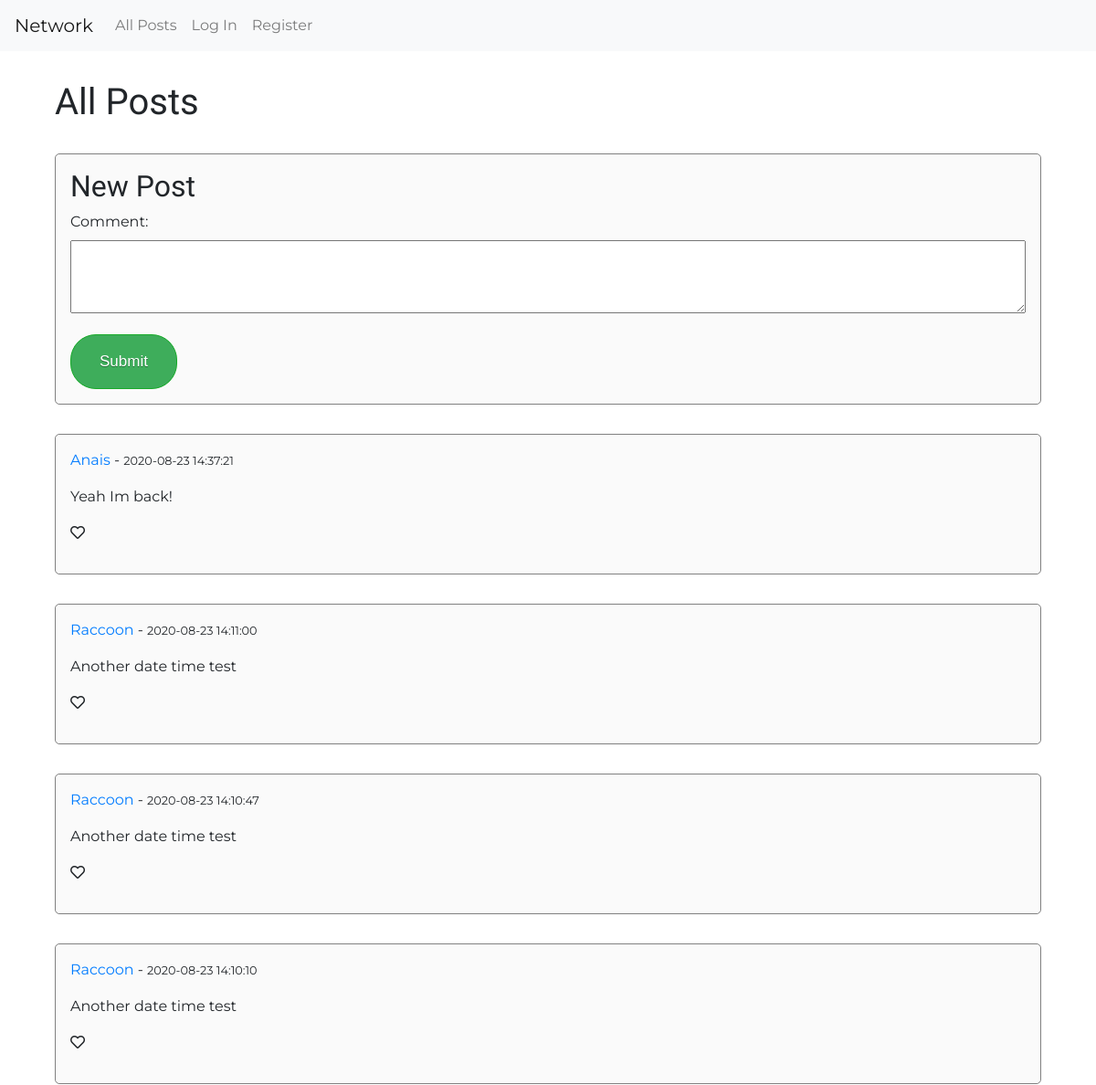
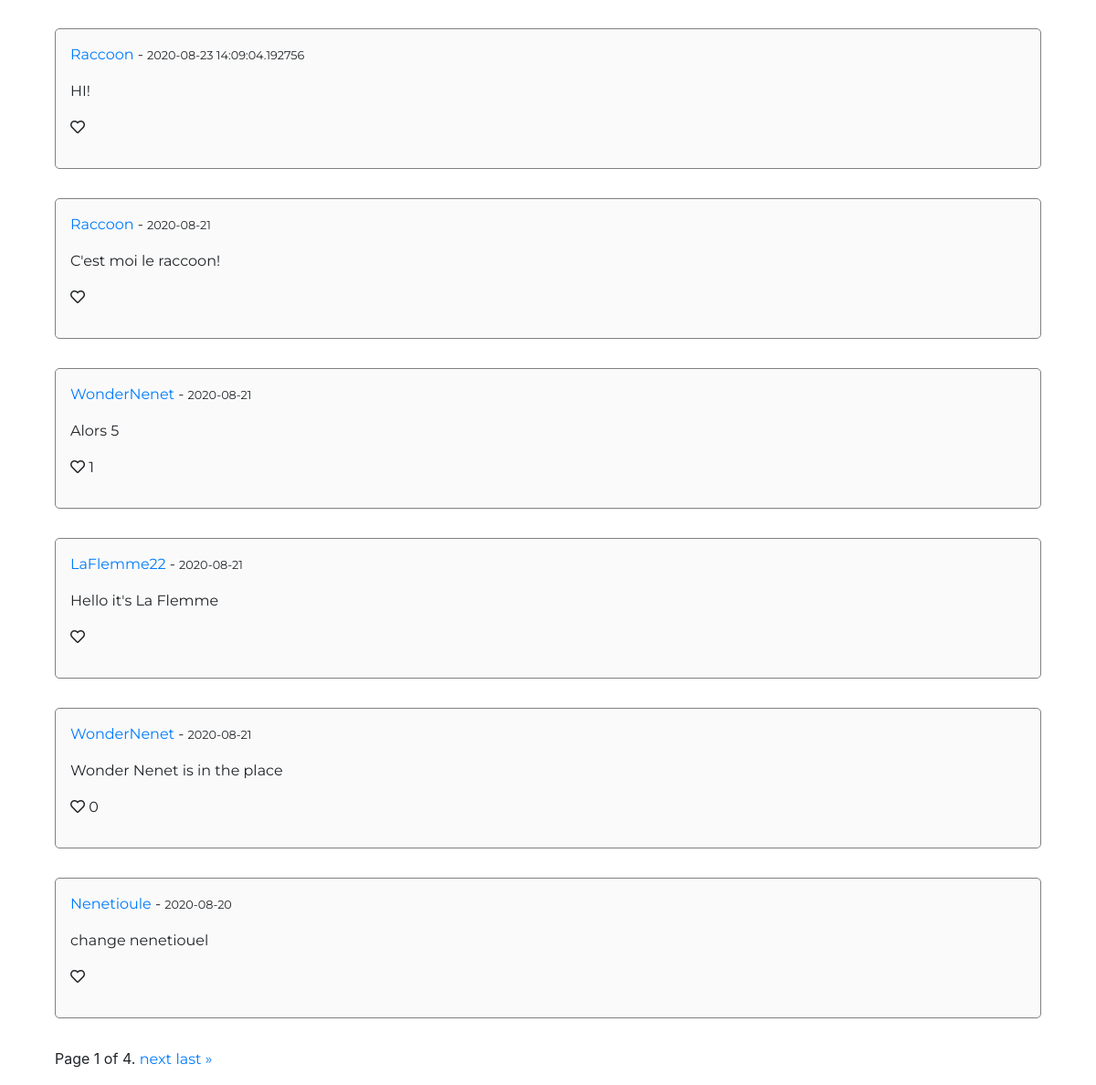
The page / on the database its author committed (2 pictures, top to bottom).
### network/models.py (models this page shows, shortened)
class Post(models.Model):
	post_id = models.AutoField(primary_key=True)
	post_username = models.CharField(max_length=100)
	post_user_id= models.CharField(max_length=11, blank=True, null=True)
	post_date = models.CharField(max_length=11, blank=True, null=True)
	post_message = models.CharField(max_length=600)
	post_likes = models.CharField(max_length=600)
	post_comments = models.CharField(max_length=600)

### network/views.py (the view, shortened to what this page needs)
# urls.py: path("", views.index, name="index"),
@csrf_protect
def index(request, *kwargs):
    auth_user = request.user
    post_comment = PostForm()
    posts = Post.objects.all().order_by('-post_id')
    paginator = Paginator(posts, 10)
    page_number = request.GET.get('page')
    page_obj = paginator.get_page(page_number)
    likes = Like.objects.all()
    if request.method == "GET":
        return render(request, "network/index.html", {'auth_user': auth_user, 'form': post_comment, 'page_obj': page_obj, 'likes': likes})

### network/views.py
class PostForm(forms.Form):
    comment = forms.CharField(widget=forms.Textarea)

### network/templates/network/index.html (shortened to what this page needs)
{% extends "network/layout.html" %}
{% block body %}
<section class="w-90">
  <h1>All Posts</h1>
  <div class="new-post-container">
  	<h2> New Post </h2>
    <form action="/" method="post" enctype="multipart/form-data">
      {{ form.as_p }}
      <input class="btn-cta" type="submit" value="Submit">
    </form>
  </div>
{% include "network/posts_block.html" %}
{% include "network/pagination.html" %}
</section>
{% endblock %}

### network/templates/network/posts_block.html (shortened to what this page needs)
{% for post in page_obj %}
<div id="{{ post.post_id }}" class="new-post-container">
  <div class="tweet-header">
      <p><span class="lil-title"><a href="/user/{{ post.post_user_id }}">{{ post.post_username }}</a></span>  - <small>{{ post.post_date }}</small></span>
  </div>
  <div class="tweet-body">
    <p class="tweetComment">{{ post.post_comments }}</p>
  </div>
  <div class="tweet-footer">
    {% if  user.is_authenticated %}
      {% if post.post_username != user.username %}
        <p>
          <a href="#" class="like-button{% for like in likes %}
            {% if like.post_id == post.post_id %}
              {% if like.username_id == auth_user.id %}
                is-liked
              {% endif %}
            {% endif %}
          {% endfor %}"><i class="far fa-heart"></i></a> <span class="likes-number">{{ post.post_likes }}</span>
        </p>
      {% endif %}
    {% else %}
      <p>
        <i class="far fa-heart"></i> <span class="likes-number">{{ post.post_likes }}</span>
      </p>
    {% endif %}
  </div>
</div>
{% endfor %}

### network/static/network/styles.css (style rules this page uses)
h1, h2, h3, h4, h5, h6 { font-family: 'Alata', sans-serif; }
p, a, li, label, textarea { font-family: 'Montserrat', sans-serif; }
.w-90 { width:90%; margin: auto; }
label { display: block!important; }
textarea { width: 100%; height: 80px; }
.new-post-container { border: 1px solid grey; padding: 1em; border-radius: 5px; background-color: #fafafa; margin: 2em auto; }
.btn-cta { background:linear-gradient(to bottom, #3ead5b 5%, #3ead5b 100%); background-color:#3ead5b; border-radius:28px; border:1px solid #18ab29; display:inline-block; cursor:pointer; color:#ffffff; font-family:Arial; font-size:17px; padding:16px 31px; text-decoration:none; text-shadow:0px 1px 0px #267039; }

### rows shown on the page
Post: post_username "Anais", post_date "2020-08-23 14:37:21", post_comments "Yeah Im back!"
Post: post_username "Raccoon", post_date "2020-08-23 14:11:00", post_comments "Another date time test"
Post: post_username "Raccoon", post_date "2020-08-23 14:10:47", post_comments "Another date time test"
Post: post_username "Raccoon", post_date "2020-08-23 14:10:10", post_comments "Another date time test"
Post: post_username "Raccoon", post_date "2020-08-23 14:09:04.192756", post_comments "HI!"
Post: post_username "Raccoon", post_date "2020-08-21", post_comments "C'est moi le raccoon!"
Post: post_username "WonderNenet", post_date "2020-08-21", post_comments "Alors 5", post_likes "1"
Post: post_username "LaFlemme22", post_date "2020-08-21", post_comments "Hello it's La Flemme"
Post: post_username "WonderNenet", post_date "2020-08-21", post_comments "Wonder Nenet is in the place", post_likes "0"
Post: post_username "Nenetioule", post_date "2020-08-20", post_comments "change nenetiouel"

### other values the page prints
{{ page_obj.number }} "1"
{{ page_obj.paginator.num_pages }} "4"
